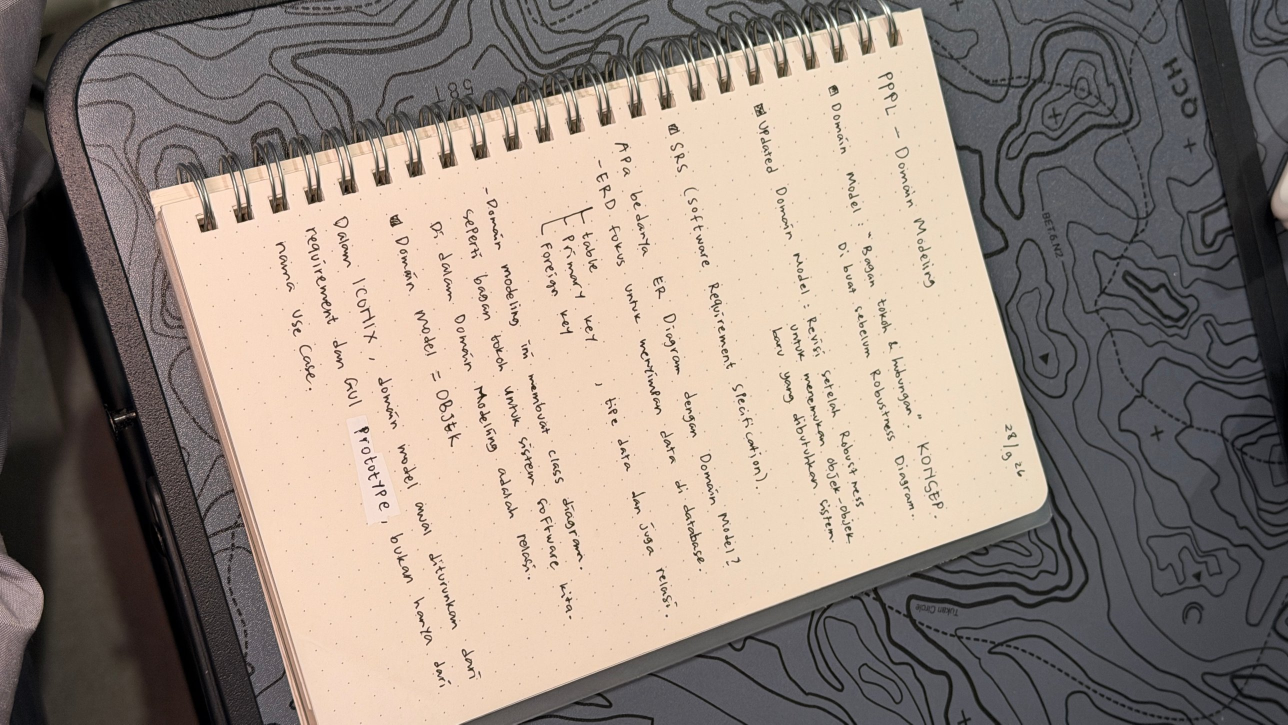
#> input picture evaluasi/foto_uji/mat_miring_02.jpg, 2576 x 1449 px (shown at 1/2 size); its folder holds only this picture in this run
$ python evaluate_real.py
#> lines starting #> are read from the running program, lines starting #| are printed output that depends on the picture; after the words box and inside, x2 and y2 are one past the last pixel; in counts of white or black regions, pixels touching at a corner belong together
### scanner.py
"""Smart Notes Scanner - core pipeline (OpenCV)."""
import cv2
import numpy as np

def order_points(pts):
    pts = np.array(pts, dtype="float32")
    s, d = pts.sum(axis=1), np.diff(pts, axis=1).ravel()
    return np.array([pts[np.argmin(s)], pts[np.argmin(d)],
                     pts[np.argmax(s)], pts[np.argmax(d)]], dtype="float32")  # TL,TR,BR,BL

def detect_paper_region(small):
    """[Tambahan] Fallback untuk foto nyata yang tepi kertasnya tidak tertutup
    (mis. sisi spiral buku, lipatan kain di latar). Kertas lebih terang dari latar:
    Otsu pada kanal L (LAB), lalu area terang dipotong di sepanjang tepi Canny agar
    kertas terpisah dari benda terang lain, ambil komponen terbesar, convex hull -> 4 titik."""
    gray = cv2.GaussianBlur(cv2.cvtColor(small, cv2.COLOR_BGR2GRAY), (7, 7), 0)
    L = cv2.GaussianBlur(cv2.cvtColor(small, cv2.COLOR_BGR2LAB)[:, :, 0], (7, 7), 0)
    _, m = cv2.threshold(L, 0, 255, cv2.THRESH_BINARY + cv2.THRESH_OTSU)
    m[cv2.dilate(cv2.Canny(gray, 40, 120), np.ones((3, 3), np.uint8)) > 0] = 0
    m = cv2.morphologyEx(m, cv2.MORPH_OPEN, np.ones((7, 7), np.uint8))
    n, lab, st, _ = cv2.connectedComponentsWithStats(m)
    if n < 2:
        return None
    m = np.uint8(lab == 1 + np.argmax(st[1:, cv2.CC_STAT_AREA])) * 255
    m = cv2.morphologyEx(m, cv2.MORPH_CLOSE, np.ones((25, 25), np.uint8))
    c = max(cv2.findContours(m, cv2.RETR_EXTERNAL, cv2.CHAIN_APPROX_SIMPLE)[0], key=cv2.contourArea)
    if cv2.contourArea(c) < 0.20 * small.shape[0] * small.shape[1]:
        return None
    hull = cv2.convexHull(c)
    for eps in (0.02, 0.03, 0.04, 0.05, 0.06, 0.08):
        ap = cv2.approxPolyDP(hull, eps * cv2.arcLength(hull, True), True)
        if len(ap) == 4:
            return ap.reshape(4, 2).astype("float32")
    return cv2.boxPoints(cv2.minAreaRect(hull))

def detect_document(img, work_h=700):
    """Return 4 corners (in original image coordinates), a debug edge map, found flag, and the method used."""
    scale = work_h / img.shape[0]
    small = cv2.resize(img, None, fx=scale, fy=scale, interpolation=cv2.INTER_AREA)
    gray = cv2.GaussianBlur(cv2.cvtColor(small, cv2.COLOR_BGR2GRAY), (7, 7), 0)
    edges = cv2.Canny(gray, 40, 120)
    edges = cv2.morphologyEx(edges, cv2.MORPH_CLOSE, np.ones((5, 5), np.uint8), iterations=2)
    cnts, _ = cv2.findContours(edges, cv2.RETR_LIST, cv2.CHAIN_APPROX_SIMPLE)
    cnts = sorted(cnts, key=cv2.contourArea, reverse=True)[:8]
    min_area = 0.20 * small.shape[0] * small.shape[1]
    for c in cnts:
        approx = cv2.approxPolyDP(c, 0.02 * cv2.arcLength(c, True), True)
        if len(approx) == 4 and cv2.contourArea(approx) > min_area and cv2.isContourConvex(approx):
            return order_points(approx.reshape(4, 2) / scale), edges, True, "kontur"
    # [revisi v2] segmentasi kertas dicoba sebelum minAreaRect: pada uji 15 foto nyata, minAreaRect gagal 2/2
    # (kotak tegak lurus tidak mengikuti perspektif / mencakup seluruh bingkai), segmentasi berhasil 5/5.
    q = detect_paper_region(small)                              # fallback 1: segmentasi kertas terang
    if q is not None:
        return order_points(q / scale), edges, True, "segmentasi"
    if cnts and cv2.contourArea(cnts[0]) > min_area:           # fallback 2: min-area rectangle
        box = cv2.boxPoints(cv2.minAreaRect(cnts[0]))
        return order_points(box / scale), edges, True, "minAreaRect"
    h, w = img.shape[:2]                                        # last resort: whole image
    return order_points([[0, 0], [w, 0], [w, h], [0, h]]), edges, False, "seluruh_gambar"

def warp(img, corners):
    tl, tr, br, bl = corners
    W = int(max(np.linalg.norm(br - bl), np.linalg.norm(tr - tl)))
    H = int(max(np.linalg.norm(tr - br), np.linalg.norm(tl - bl)))
    dst = np.array([[0, 0], [W - 1, 0], [W - 1, H - 1], [0, H - 1]], dtype="float32")
    M = cv2.getPerspectiveTransform(corners, dst)
    return cv2.warpPerspective(img, M, (W, H), flags=cv2.INTER_CUBIC)

def enhance(warped):
    """Illumination correction -> CLAHE+unsharp (gray) and Otsu on flattened image (binary)."""
    gray = cv2.cvtColor(warped, cv2.COLOR_BGR2GRAY)
    k = max(31, (min(gray.shape) // 8) | 1)
    bg = cv2.medianBlur(cv2.dilate(gray, np.ones((7, 7), np.uint8)), k)   # estimate paper/shadow
    flat = cv2.divide(gray, bg, scale=255)                                 # remove shadow
    clahe = cv2.createCLAHE(clipLimit=2.0, tileGridSize=(8, 8)).apply(flat)
    sharp = cv2.addWeighted(clahe, 1.5, cv2.GaussianBlur(clahe, (0, 0), 3), -0.5, 0)
    smooth = cv2.GaussianBlur(flat, (3, 3), 0)
    _, binary = cv2.threshold(smooth, 0, 255, cv2.THRESH_BINARY + cv2.THRESH_OTSU)
    return sharp, binary

def scan(img):
    corners, edges, found, method = detect_document(img)
    warped = warp(img, corners)
    gray_out, bin_out = enhance(warped)
    return dict(corners=corners, edges=edges, found=found, method=method, warped=warped, gray=gray_out, binary=bin_out)

### evaluate_real.py
"""Evaluasi pada foto catatan NYATA (tanpa ground truth sudut).

Tahap 1 - jalankan:
    python evaluate_real.py --input foto_uji --output hasil_uji
  -> hasil_uji/hasil_uji.csv   (satu baris per foto, kolom label_manual masih kosong)
  -> hasil_uji/lembar_kontak_XX.jpg (deteksi + hasil scan per foto, untuk dinilai manual)

Tahap 2 - isi kolom label_manual di CSV dengan "benar" atau "salah"
  (benar = garis hijau mengikuti tepi kertas dan hasil scan tegak serta terbaca).

Tahap 3 - rekap:
    python evaluate_real.py --rekap hasil_uji/hasil_uji.csv
  -> ringkasan per latar dan per sudut, dan hasil_uji/rekap.md untuk laporan

Penamaan file foto: <latar>_<sudut>_<nomor>.jpg, contoh: seprai_miring_01.jpg, meja-gelap_tegak_02.jpg.
Opsional OCR: taruh teks asli halaman pada file .txt bernama sama (contoh: handout_tegak_01.txt).
"""
import argparse, csv, difflib, glob, os, time
from collections import defaultdict

import cv2
import numpy as np

from scanner import scan

EXT = (".jpg", ".jpeg", ".png")


def norm(s):
    return " ".join(s.lower().split())


# [4 lines left out: function ocr_acc, not called in this run]


def thumb(img, h=420):
    img = cv2.cvtColor(img, cv2.COLOR_GRAY2BGR) if img.ndim == 2 else img
    return cv2.resize(img, (max(1, int(img.shape[1] * h / img.shape[0])), h), interpolation=cv2.INTER_AREA)


def run(a):
    os.makedirs(a.output, exist_ok=True)
    files = sorted(f for f in glob.glob(os.path.join(a.input, "*")) if f.lower().endswith(EXT))
    skipped = sorted(f for f in glob.glob(os.path.join(a.input, "*"))
                     if not f.lower().endswith(EXT + (".txt",)) and not os.path.basename(f).startswith("."))
    for f in skipped:
        print(f"dilewati (bukan JPG/PNG, mungkin HEIC): {os.path.basename(f)}")
    rows, tiles = [], []
    for f in files:
        img = cv2.imread(f)
#> img is the input picture: shape (1449, 2576, 3); mean B, G, R 127.2, 136.7, 149.6
        if img is None:
            print(f"dilewati (tidak bisa dibaca): {os.path.basename(f)}")
            continue
        base = os.path.splitext(os.path.basename(f))[0]
        parts = base.split("_")
        t = time.time(); r = scan(img); ms = (time.time() - t) * 1000
#> in detect_document, `edges = cv2.Canny(gray, 40, 120)`:
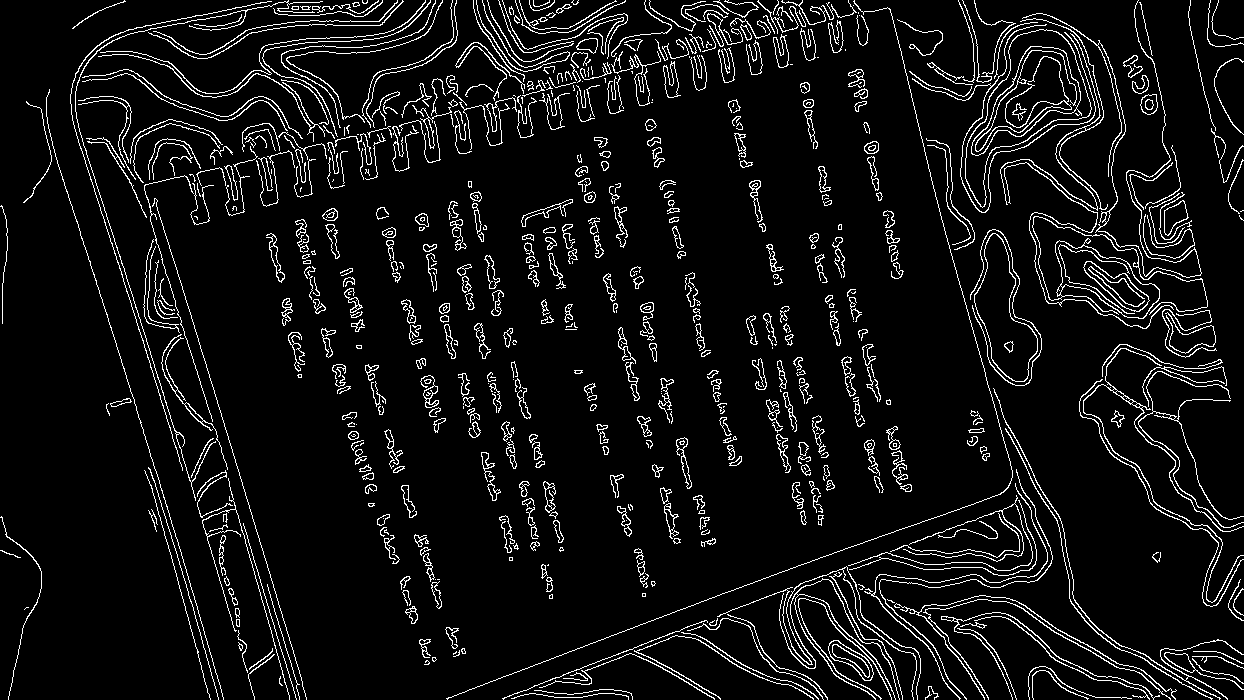
#> edges: shape (700, 1244); 7% white in thin lines or dots
#> in detect_document, `edges = cv2.morphologyEx(edges, cv2.MORPH_CLOSE, np.ones((5, 5), np.ui..`:
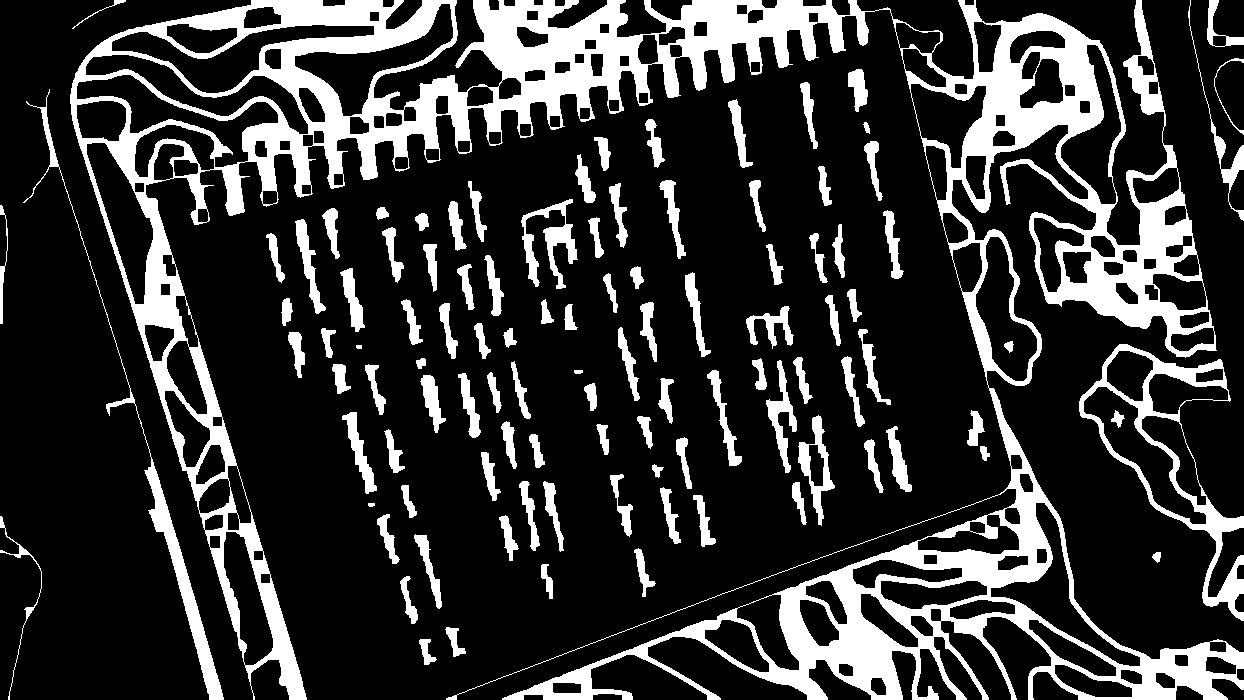
#> edges: shape (700, 1244); 20.6% white; 106 white regions
#> in detect_document, `cnts, _ = cv2.findContours(edges, cv2.RETR_LIST, cv2.CHAIN_APPROX_SIMP..`: cnts = 249 contours, 2 with area under 20; largest, box (x1, y1, x2, y2) and area: (70, 0, 1244, 700) 223562, (1079, 344, 1244, 621) 16008, (111, 24, 375, 94) 5760, (294, 3, 454, 117) 5146, (76, 74, 279, 168) 5138
#> in detect_document, `cnts = sorted(cnts, key=cv2.contourArea, reverse=True)[:8]`: cnts = 8 contours; box (x1, y1, x2, y2) and area: (70, 0, 1244, 700) 223562, (1079, 344, 1244, 621) 16008, (111, 24, 375, 94) 5760, (294, 3, 454, 117) 5146, (76, 74, 279, 168) 5138, (990, 502, 1141, 667) 4932, (1083, 386, 1207, 525) 4756, (86, 142, 154, 305) 4718
#> the loop in detect_document, `for c in cnts:` made 8 passes
#> in detect_paper_region, `n, lab, st, _ = cv2.connectedComponentsWithStats(m)`:
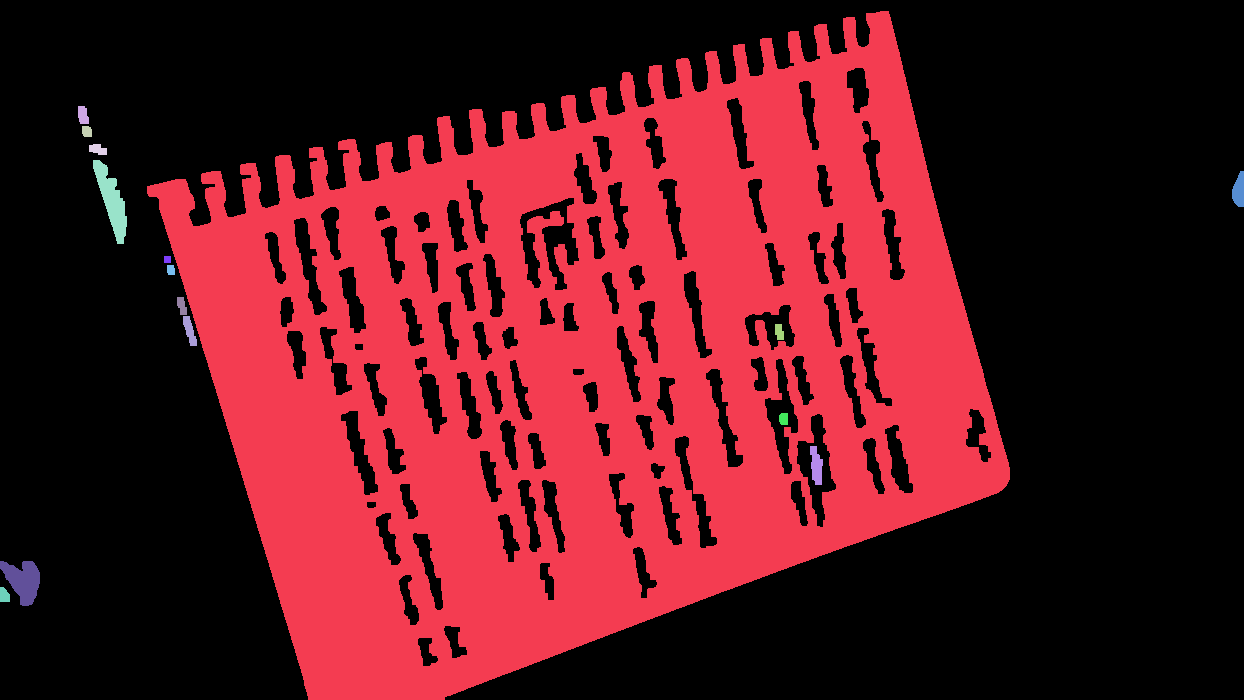
#> lab: shape (700, 1244) int32; 16 distinct labels, from 0 to 15; one colour per label, 0 black
#> in detect_paper_region, `n, lab, st, _ = cv2.connectedComponentsWithStats(m)`: n = 16; st = 16 rows, first 6: [0, 0, 1244, 700, 539804], [147, 11, 863, 689, 326658], [78, 106, 11, 18, 165], [82, 126, 10, 11, 101], [89, 144, 18, 11, 148], [93, 160, 34, 84, 1276]
#> in detect_paper_region, `m = cv2.morphologyEx(m, cv2.MORPH_CLOSE, np.ones((25, 25), np.uint8))`:
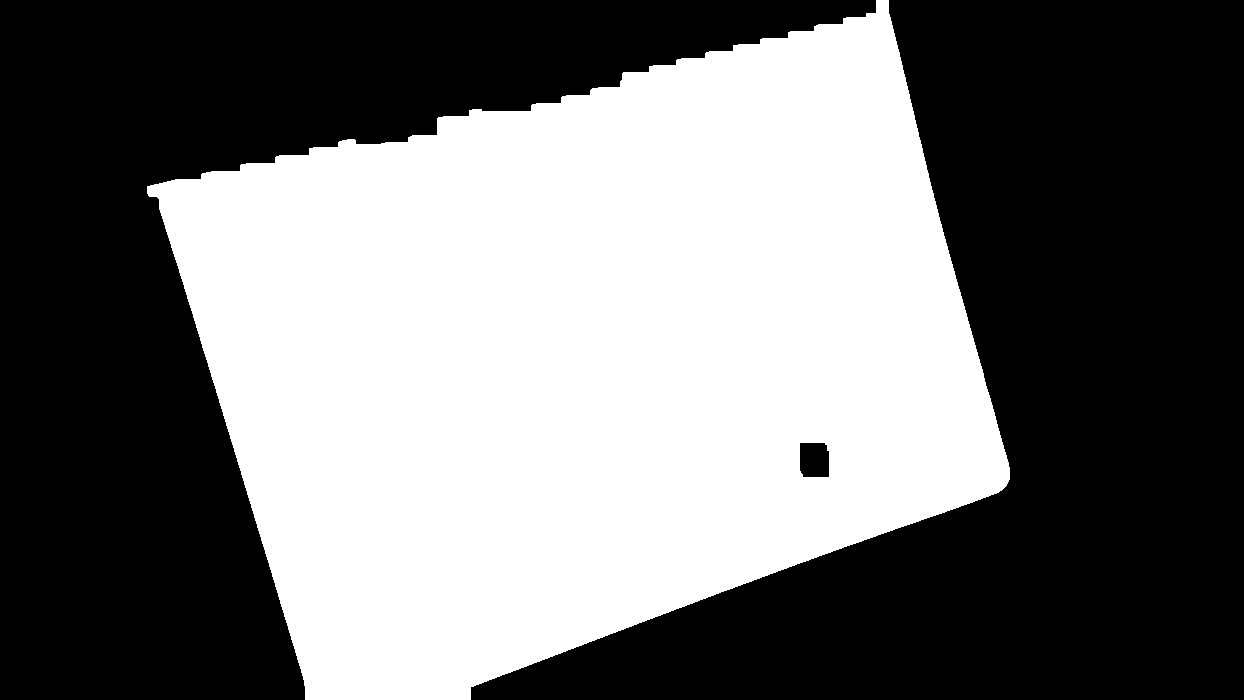
#> m: shape (700, 1244); 45.1% white; 1 white region, box (x1, y1, x2, y2) and area: (147, 0, 1010, 700) 392776
#> in detect_paper_region, `c = max(cv2.findContours(m, cv2.RETR_EXTERNAL, cv2.CHAIN_APPROX_SIMPLE..`: c = contour of 1094 points, box (x1, y1, x2, y2) (147, 0, 1010, 700), area 392434
#> in detect_paper_region, `hull = cv2.convexHull(c)`: hull = contour of 14 points, box (x1, y1, x2, y2) (147, 0, 1010, 700), area 409744
#> the loop in detect_paper_region, `for eps in (0.02, 0.03, 0.04, 0.05, 0.06, 0.08):` made 1 pass
#> ap on pass 1: [[888, 0], [1006, 485], [305, 699], [147, 186]]
#> in detect_document, `q = detect_paper_region(small)`: q = [[888, 0], [1006, 485], [305, 699], [147, 186]]
#> in order_points, `pts = np.array(pts, dtype="float32")`: pts = [[1838.2, 0], [2082.4, 1003.9], [631.3, 1446.9], [304.3, 385]]
#> in order_points, `s, d = pts.sum(axis=1), np.diff(pts, axis=1).ravel()`: s = [1838.2, 3086.4, 2078.3, 689.3]; d = [-1838.2, -1078.5, 815.6, 80.73]
#> in scan, `corners, edges, found, method = detect_document(img)`: corners = [[304.3, 385], [1838.2, 0], [2082.4, 1003.9], [631.3, 1446.9]]; found = True; method = 'segmentasi'
#> in warp, `tl, tr, br, bl = corners`: tl = [304.3, 385]; tr = [1838.2, 0]; br = [2082.4, 1003.9]; bl = [631.3, 1446.9]
#> in warp, `W = int(max(np.linalg.norm(br - bl), np.linalg.norm(tr - tl)))`: W = 1581
#> in warp, `H = int(max(np.linalg.norm(tr - br), np.linalg.norm(tl - bl)))`: H = 1111
#> in warp, `dst = np.array([[0, 0], [W - 1, 0], [W - 1, H - 1], [0, H - 1]], dtype..`: dst = [[0, 0], [1580, 0], [1580, 1110], [0, 1110]]
#> in warp, `M = cv2.getPerspectiveTransform(corners, dst)`: M = [[0.866, -0.267, -160.8], [0.228, 0.907, -418.3], [-5.13e-05, -2.3e-05, 1]]
#> in enhance, `_, binary = cv2.threshold(smooth, 0, 255, cv2.THRESH_BINARY + cv2.THRE..`:
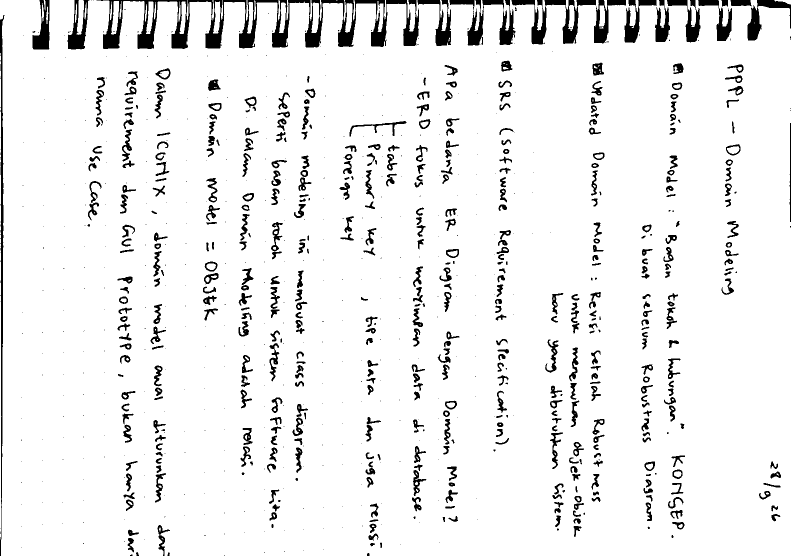
#> binary: shape (1111, 1581) (shown at 1/2 size); 93.1% white; 987 black regions (502 under 20 px), largest, box (x1, y1, x2, y2) and area: (193, 0, 838, 98) 19315, (1023, 0, 1192, 89) 4334, (0, 30, 9, 1111) 3707
#> after `r = scan(img)`: r = 7 items
        row = dict(file=os.path.basename(f), latar=parts[0] if len(parts) > 1 else "-",
                   sudut=parts[1] if len(parts) > 2 else "-", terdeteksi=int(r["found"]), metode=r["method"],
                   ms=round(ms), resolusi=f"{img.shape[1]}x{img.shape[0]}",
                   ocr_foto="", ocr_scan_gray="", ocr_scan_biner="", label_manual="")
        gt = os.path.join(a.input, base + ".txt")
        if os.path.exists(gt):
            truth = open(gt, encoding="utf-8").read()
            row["ocr_foto"] = round(ocr_acc(cv2.cvtColor(img, cv2.COLOR_BGR2GRAY), truth), 1)
            row["ocr_scan_gray"] = round(ocr_acc(r["gray"], truth), 1)
            row["ocr_scan_biner"] = round(ocr_acc(r["binary"], truth), 1)
        rows.append(row)
        vis = img.copy()
        lw = max(4, img.shape[0] // 250)
        cv2.polylines(vis, [r["corners"].astype(np.int32)], True, (0, 255, 0), lw)
#> vis: shape (1449, 2576, 3); 0.99% of pixels changed, all inside (x1, y1, x2, y2) = (301, 0, 2086, 1449)
        cv2.imwrite(os.path.join(a.output, f"{base}_detect.jpg"), vis)
        cv2.imwrite(os.path.join(a.output, f"{base}_binary.png"), r["binary"])
        tile = np.hstack([thumb(vis), np.full((420, 10, 3), 255, np.uint8), thumb(r["binary"])])
        bar = np.full((50, tile.shape[1], 3), 255, np.uint8)
        cv2.putText(bar, f"{base} | {r['method']} | {round(ms)} ms", (8, 34), cv2.FONT_HERSHEY_SIMPLEX, 0.8, (0, 0, 0), 2, cv2.LINE_AA)
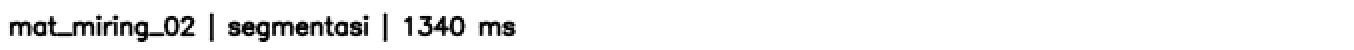
#> bar: shape (50, 1353, 3) (shown at 1/2 size); min 0, max 255, mean 240.5
        tiles.append(np.vstack([bar, tile]))
        print(f"{base}: {'terdeteksi' if r['found'] else 'TIDAK terdeteksi'} [metode: {r['method']}] {round(ms)} ms")
#| mat_miring_02: terdeteksi [metode: segmentasi] 1340 ms
    if not rows:
        print("Tidak ada foto JPG/PNG di", a.input); return
    out_csv = os.path.join(a.output, "hasil_uji.csv")
    with open(out_csv, "w", newline="", encoding="utf-8") as fh:
        w = csv.DictWriter(fh, fieldnames=list(rows[0].keys())); w.writeheader(); w.writerows(rows)
    # lembar kontak: 6 foto per halaman, 2 kolom
    for p in range(0, len(tiles), 6):
        page = tiles[p:p + 6]
        W = max(t.shape[1] for t in page)
        page = [cv2.copyMakeBorder(t, 10, 10, 10, W - t.shape[1] + 10, cv2.BORDER_CONSTANT, value=(255, 255, 255)) for t in page]
        while len(page) % 2: page.append(np.full_like(page[0], 255))
        sheet = np.vstack([np.hstack(page[i:i + 2]) for i in range(0, len(page), 2)])
        cv2.imwrite(os.path.join(a.output, f"lembar_kontak_{p // 6 + 1:02d}.jpg"), sheet, [cv2.IMWRITE_JPEG_QUALITY, 85])
#> this loop made 1 pass
#> W on pass 1: 1353
#> pass 1, in run, `sheet = np.vstack([np.hstack(page[i:i + 2]) for i in range(0, len(page..`:
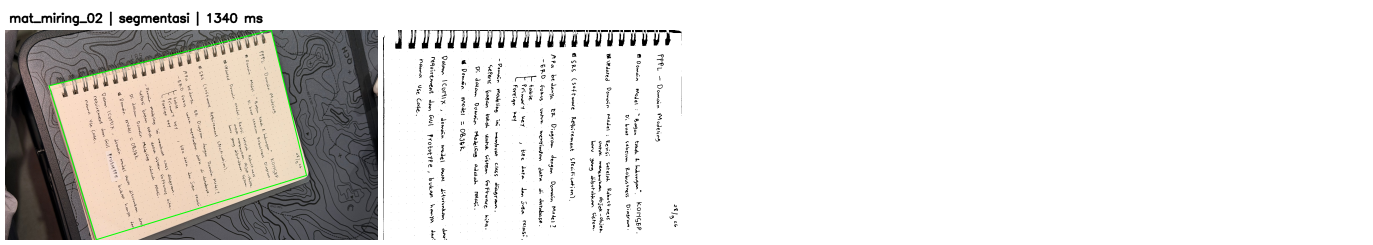
#> sheet: shape (490, 2746, 3) (shown at 1/2 size); mean of channels 0, 1, 2 220.9, 223.6, 226; drawn as B, G, R
    print(f"\n{len(rows)} foto diproses. Isi kolom label_manual (benar/salah) di {out_csv}, lalu jalankan:")
#| 1 foto diproses. Isi kolom label_manual (benar/salah) di hasil_uji/hasil_uji.csv, lalu jalankan:
    print(f"python evaluate_real.py --rekap {out_csv}")


# [38 lines left out: function rekap, not called in this run]


if __name__ == "__main__":
    ap = argparse.ArgumentParser(description="Evaluasi Smart Notes Scanner pada foto nyata")
    ap.add_argument("--input", default="foto_uji", help="folder foto uji")
    ap.add_argument("--output", default="hasil_uji", help="folder hasil")
    ap.add_argument("--rekap", metavar="CSV", help="buat rekap dari CSV yang sudah dilabeli")
    a = ap.parse_args()
    rekap(a.rekap) if a.rekap else run(a)
